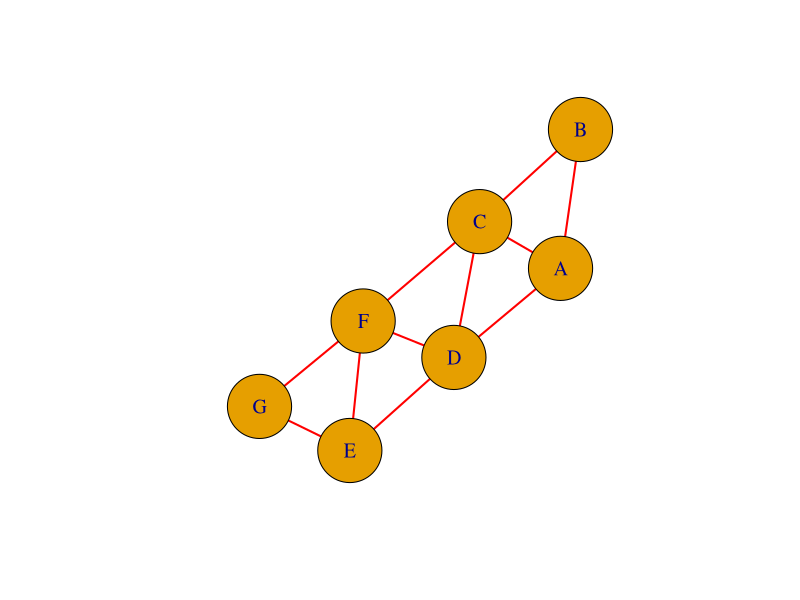
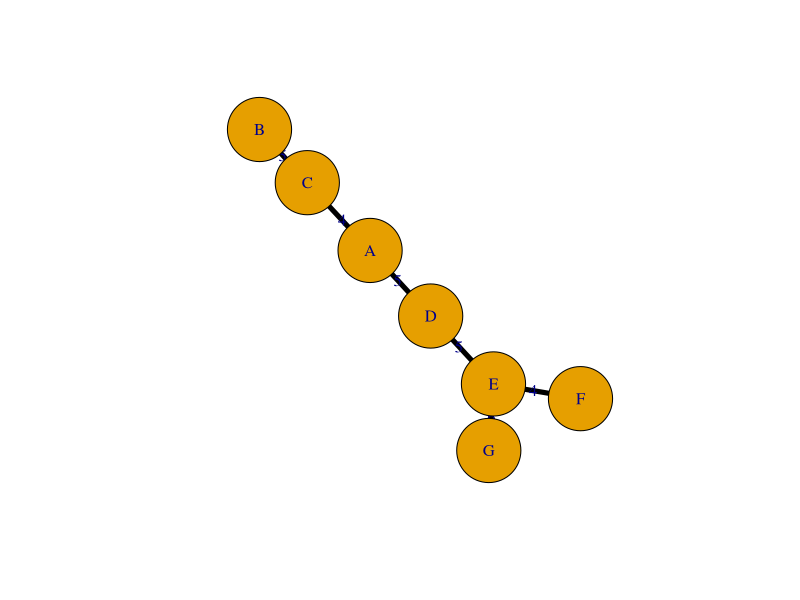

Source code (R) for these figures, in order:
edges = c('A','B',
          'A','C',
          'A','D',
          'B','C',
          'C','D',
          'C','F',
          'D','F',
          'D','E',
          'E','F',
          'E','G',
          'F','G')

adj_mat = matrix(c(0,6,4,5,0,0,0,
                   6,0,5,0,0,0,0,
                   4,5,0,6,0,6,0,
                   5,0,6,0,5,8,0,
                   0,0,0,5,0,4,6,
                   0,0,6,8,4,0,7,
                   0,0,0,0,6,7,0), nrow=7, byrow=TRUE)

row.names(adj_mat) = colnames(adj_mat) = c('A','B','C','D','E','F','G')
library(igraph)

g = graph(edges, directed=FALSE)

plot(g, vertex.size=40, edge.width=2, vertex.label.cex=1.2, edge.color = 'red')

gr = graph_from_adjacency_matrix(adj_mat, mode='undirected',weighted=TRUE)


tree = mst(gr)

plot(vertex.size = 40, edge.width = 5, edge.color = 'black', tree, edge.label = E(tree)$weight)
